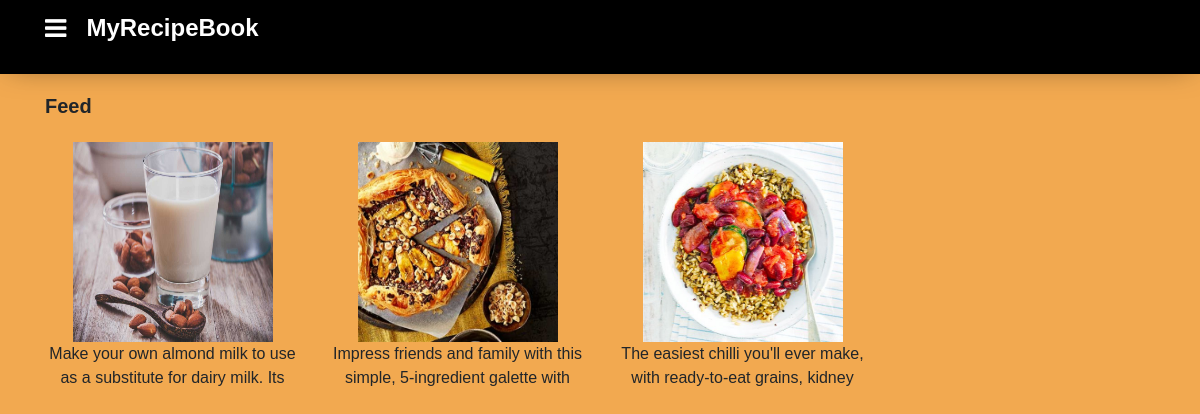
Page /dashboard.php (signed in) on the committed database.
### tables this page shows
CREATE TABLE `recipe` (
  `id` int(11) NOT NULL,
  `r_date` datetime DEFAULT current_timestamp(),
  `prep_time` varchar(200) DEFAULT NULL,
  `image_path` varchar(300) DEFAULT NULL,
  `user_id` int(11) DEFAULT NULL,
  `description` text DEFAULT NULL,
  `r_name` varchar(500) DEFAULT NULL,
  `cat` varchar(255) NOT NULL
);

### dashboard.php (the view, shortened to what this page needs)
<?php
require_once "includes/config.php";
$current_user = $_SESSION["id"];
$query = "SELECT * FROM recipe where `user_id` in (SELECT `followed_id` from follow where `follower_id` = $current_user)";
$res = mysqli_query($link, $query);
?>
 <DOCTYPE html>
<html>
<head>
    <?php include_once 'includes/header.php' ?>
    <link rel="stylesheet" type="text/css" href="css/styleadmin.css">
</head>
<body style="background-color:#f2a950;">
    <?php
    include_once 'includes/profilenavbar.php';
    include_once 'includes/profilesidebar.php'?>
    <div id="main">
        <div class="container">
            <?php
                if(mysqli_num_rows($res) > 0){
                    echo  '<h5><b>Feed</b></h5>';
                }else{
                        echo '<a href="search.php?search="" class="btn btn-dark">Find Users</a>';
                }
            ?>
            <div class="row">
                <?php
                    while($rows = mysqli_fetch_assoc($res))
                    {
                        echo '<div class="col-xs-6 col-md-3 mt-4 text-center">
                            <a href = "details.php?post_id='.$rows['id'].'&user_id='.$rows['user_id'].'">
                                <img src="'.$rows['image_path'].'" width="200" height="200">
                            </a>
                            <p style="overflow: hidden;
                                white-space: normal;
                                height: 2.8em;
                                text-overflow: -o-ellipsis-lastline;
                                ">'.$rows['description'].'</p>
                        </div>';
                    }
                ?>
            </div>
        </div>
    </div>
</body>
</html>

### css/main.css (style rules this page uses)
* { margin: 0px; padding: 0px; box-sizing: border-box; }
body, html { height: 100%; font-family: sans-serif; }
a { margin: 0px; transition: all 0.4s; -webkit-transition: all 0.4s; -o-transition: all 0.4s; -moz-transition: all 0.4s; }
h1,h2,h3,h4,h5,h6 { margin: 0px; }
p { margin: 0px; }

### css/styleadmin.css (style rules this page uses)
* { padding: 0; margin: 0; }
body { font-family: sans-serif; background-color: #ffffff; overflow-x: hidden; }
#main { margin-top: 74px; transition: margin-left 0.5s; padding: 20px; overflow: hidden; width: 100%; }

### rows in the picture
recipe: image_path (picture), description "Make your own almond milk to use as a substitute for dairy milk. Its…"
recipe: image_path (picture), description "Impress friends and family with this simple, 5-ingredient galette with…"
recipe: image_path (picture), description "The easiest chilli you'll ever make, with ready-to-eat grains, kidney…"
